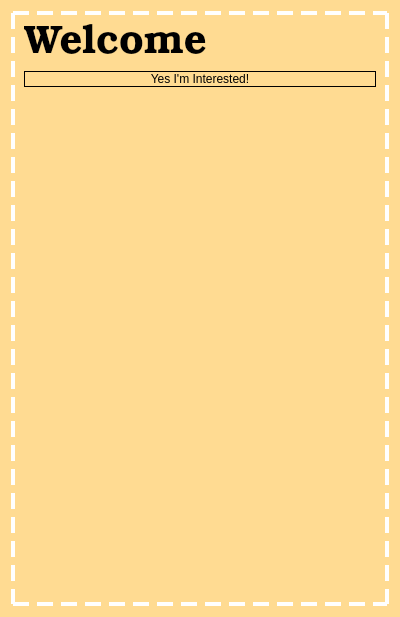
<?xml version="1.0" encoding="UTF-8"?>
<ui version="4.0">
 <class>PlayerGreeting</class>
 <widget class="QWidget" name="PlayerGreeting">
  <property name="geometry">
   <rect>
    <x>0</x>
    <y>0</y>
    <width>400</width>
    <height>300</height>
   </rect>
  </property>
  <property name="font">
   <font>
    <pointsize>27</pointsize>
   </font>
  </property>
  <property name="windowTitle">
   <string>Form</string>
  </property>
  <property name="styleSheet">
   <string notr="true">background-color: rgb(255, 219, 146);</string>
  </property>
  <layout class="QVBoxLayout" name="verticalLayout">
   <item>
    <widget class="QFrame" name="verticalFrame">
     <property name="styleSheet">
      <string notr="true">QFrame#verticalFrame {
        border: 4px dashed white;
}
</string>
     </property>
     <layout class="QVBoxLayout" name="verticalLayout_2">
      <item>
       <spacer name="verticalSpacer">
        <property name="orientation">
         <enum>Qt::Vertical</enum>
        </property>
        <property name="sizeHint" stdset="0">
         <size>
          <width>20</width>
          <height>40</height>
         </size>
        </property>
       </spacer>
      </item>
      <item>
       <widget class="QLabel" name="label">
        <property name="font">
         <font>
          <family>Bookman Old Style</family>
          <pointsize>30</pointsize>
         </font>
        </property>
        <property name="text">
         <string>Welcome</string>
        </property>
        <property name="wordWrap">
         <bool>true</bool>
        </property>
       </widget>
      </item>
      <item>
       <widget class="QPushButton" name="pushButton">
        <property name="styleSheet">
         <string notr="true">font: 300 14pt &quot;Bookman Old Style&quot;;
background-color: transparent;
border: 1px solid black;</string>
        </property>
        <property name="text">
         <string>Yes I'm Interested!</string>
        </property>
       </widget>
      </item>
      <item>
       <widget class="QLabel" name="imageLabel">
        <property name="sizePolicy">
         <sizepolicy hsizetype="Preferred" vsizetype="Minimum">
          <horstretch>0</horstretch>
          <verstretch>0</verstretch>
         </sizepolicy>
        </property>
        <property name="minimumSize">
         <size>
          <width>0</width>
          <height>500</height>
         </size>
        </property>
        <property name="text">
         <string/>
        </property>
        <property name="scaledContents">
         <bool>false</bool>
        </property>
       </widget>
      </item>
      <item>
       <spacer name="verticalSpacer_2">
        <property name="orientation">
         <enum>Qt::Vertical</enum>
        </property>
        <property name="sizeHint" stdset="0">
         <size>
          <width>20</width>
          <height>40</height>
         </size>
        </property>
       </spacer>
      </item>
     </layout>
    </widget>
   </item>
  </layout>
 </widget>
 <resources/>
 <connections/>
</ui>
